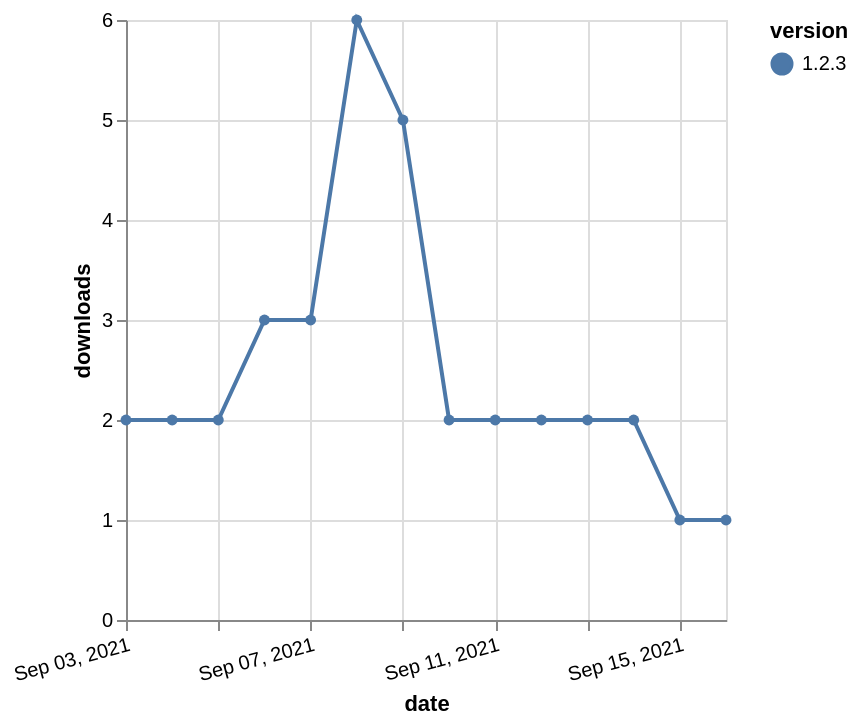

Vega-Lite specification stored for this chart:
### Vega-Lite specification from a JSON file in a GitHub repository (floating-point values rounded to 4 significant figures)
{"$schema": "https://vega.github.io/schema/vega-lite/v5.json", "description": "A simple bar chart with embedded data.", "data": {"values": [{"date": "2021-09-03", "total": 2846, "delta": 2, "version": "1.2.3"}, {"date": "2021-09-04", "total": 2848, "delta": 2, "version": "1.2.3"}, {"date": "2021-09-05", "total": 2850, "delta": 2, "version": "1.2.3"}, {"date": "2021-09-06", "total": 2853, "delta": 3, "version": "1.2.3"}, {"date": "2021-09-07", "total": 2856, "delta": 3, "version": "1.2.3"}, {"date": "2021-09-08", "total": 2862, "delta": 6, "version": "1.2.3"}, {"date": "2021-09-09", "total": 2867, "delta": 5, "version": "1.2.3"}, {"date": "2021-09-10", "total": 2869, "delta": 2, "version": "1.2.3"}, {"date": "2021-09-11", "total": 2871, "delta": 2, "version": "1.2.3"}, {"date": "2021-09-12", "total": 2873, "delta": 2, "version": "1.2.3"}, {"date": "2021-09-13", "total": 2875, "delta": 2, "version": "1.2.3"}, {"date": "2021-09-14", "total": 2877, "delta": 2, "version": "1.2.3"}, {"date": "2021-09-15", "total": 2878, "delta": 1, "version": "1.2.3"}, {"date": "2021-09-16", "total": 2879, "delta": 1, "version": "1.2.3"}]}, "width": "container", "mark": {"type": "line", "point": {"filled": true}}, "encoding": {"x": {"field": "date", "type": "temporal", "timeUnit": "yearmonthdate", "title": "date", "axis": {"labelAngle": -15}}, "y": {"field": "delta", "type": "quantitative", "title": "downloads"}, "color": {"field": "version", "type": "nominal"}, "tooltip": {"field": "delta"}}}
